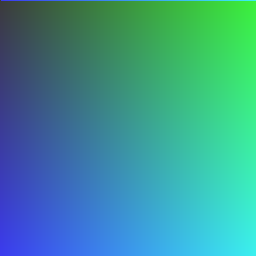
Frame 1 (no input)
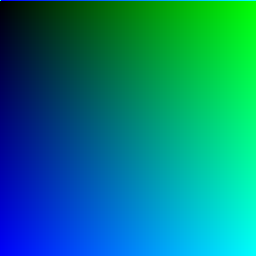
Frame 60 (the mouse pressed at the canvas centre just before this capture)
Frame 120 (the mouse held since frame 60 and released just before this capture): identical to frame 60, image omitted

The Processing sketch that drew these frames (run headless with seeded random() and noise(); from frame 60 on, the mouse is pressed at the canvas centre):

// Processing sketch: processing_33367
// ── processing_33367.pde

// Li Chung Chang
// h12312315@gmail.com

void setup(){
  size(256,256);
}

void draw(){
  for(int i=0; i < width; i =i+1){
    for(int j=0; j < height; j=j+1){
    point(i, j);
    stroke(0,i,j);
    }
  }
}
